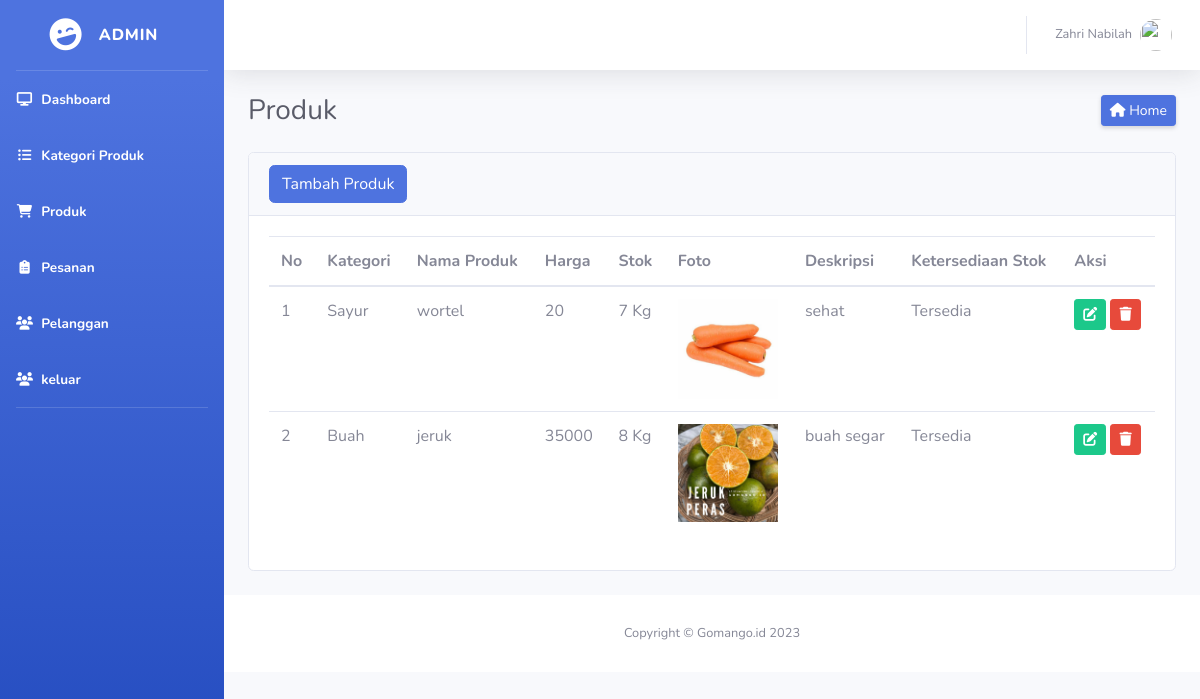
The app's page /admin/produk.php (signed in) with its own data.
### tables this page shows
CREATE TABLE `produk` (
  `id_produk` int(11) NOT NULL,
  `kategori` varchar(50) NOT NULL,
  `nama_produk` varchar(255) NOT NULL,
  `harga` double NOT NULL,
  `stok` int(11) NOT NULL,
  `satuan` varchar(255) NOT NULL,
  `foto` varchar(255) NOT NULL,
  `deskripsi` text NOT NULL,
  `ketersediaan_stok` enum('Tersedia','Habis') NOT NULL,
  `checked` tinyint(1) NOT NULL
);

### admin/produk.php (the view, shortened to what this page needs)
<?php
require 'function.php';
?>
<!DOCTYPE html>
<html lang="en">
<head>
    <link href="vendor/fontawesome-free/css/all.min.css" rel="stylesheet" type="text/css">
    <link href="css/sb-admin-2.min.css" rel="stylesheet">
</head>
<body id="page-top">
    <div id="wrapper">
        <ul class="navbar-nav bg-gradient-primary sidebar sidebar-dark accordion" id="accordionSidebar">
            <a class="sidebar-brand d-flex align-items-center justify-content-center" href="index.php">
                <div class="sidebar-brand-icon rotate-n-15">
                    <i class="fas fa-laugh-wink"></i>
                </div>
                <div class="sidebar-brand-text mx-3">Admin</div>
            </a>
            <hr class="sidebar-divider my-0">
            <li class="nav-item active">
                <a class="nav-link" href="index.php">
                    <i class="fas fa-fw fa-light fa-display"></i>
                    <span>Dashboard</span></a>
            </li>
            <li class="nav-item active">
                <a class="nav-link" href="kategoriproduk.php">
                    <i class="fas fa-fw fa-solid fa-list-ul"></i>
                    <span>Kategori Produk</span></a>
            </li>
            <li class="nav-item active">
                <a class="nav-link" href="produk.php">
                    <i class="fas fa-fw fa-solid fa-cart-shopping"></i>
                    <span>Produk</span></a>
            </li>
            <li class="nav-item active">
                <a class="nav-link" href="pesanan.php">
                    <i class="fas fa-fw fa-clipboard-list"></i>
                    <span>Pesanan</span></a>
            </li>
            <li class="nav-item active">
                <a class="nav-link" href="pelanggan.php">
                    <i class="fas fa-fw fa-solid fa-users"></i>
                    <span>Pelanggan</span></a>
            </li>
            <li class="nav-item active">
                <a class="nav-link" href="../index.php">
                    <i class="fas fa-fw fa-solid fa-users"></i>
                    <span>keluar</span></a>
            </li>
            <hr class="sidebar-divider">
        </ul>
        <div id="content-wrapper" class="d-flex flex-column">
            <div id="content">
                <nav class="navbar navbar-expand navbar-light bg-white topbar mb-4 static-top shadow">
                    <ul class="navbar-nav ml-auto">
                        <li class="nav-item dropdown no-arrow">
                            <a class="nav-link dropdown-toggle" href="#" id="userDropdown" role="button"
                                data-toggle="dropdown" aria-haspopup="true" aria-expanded="false">
                                <span class="mr-2 d-none d-lg-inline text-gray-600 small">Zahri Nabilah</span>
                                <img class="img-profile rounded-circle" src="img/undraw_profile.svg">
                            </a>
                        </li>
                    </ul>
                </nav>
                <main>
                    <div class="container-fluid">
                        <div class="d-sm-flex align-items-center justify-content-between mb-4">
                            <h1 class="h3 mb-0 text-gray-800">Produk</h1>
                            <a href="#" class="d-none d-sm-inline-block btn btn-sm btn-primary shadow-sm"> <i
                                    class="fas fa-regular fa-house"></i> Home</a>
                        </div>
                        <div class="card mb-4">
                            <div class="card-header">
                        <button type="button" class="btn btn-primary" data-toggle="modal"
                            data-target="#myModal">
                            Tambah Produk
                        </button>
                    </div>
                    <form method="POST" action="" enctype="multipart/form-data">
                    <div class="card-body">
                    <div class="table-responsive">
                    <table class="table table-hover" id="dataTable" width="100%" cellspacing="0">
                        <thead>
                            <tr>
                                <th scope="col"> No</th>
                                <th scope="col">Kategori</th>
                                <th scope="col">Nama Produk</th>
                                <th scope="col">Harga</th>
                                <th scope="col">Stok</th>
                                <th scope="col">Foto</th>
                                <th scope="col">Deskripsi</th>
                                <th scope="col">Ketersediaan Stok</th>
                                <th scope="col">Aksi</th>
                            </tr>
                        </thead>
                        <?php
                        $no = 1;
                        $tampil = mysqli_query($conn, "SELECT * FROM produk order by id_produk desc");
                        while ($data = mysqli_fetch_array($tampil)) {
                            $foto               = $data['foto'];
                            ?>
                            <tr>
                                <td>
                                    <?= $no++ ?>
                                </td>
                                <td>
                                    <?= $data['kategori'] ?>
                                </td>
                                <td>
                                    <?= $data['nama_produk'] ?>
                                </td>
                                <td>
                                    <?= $data['harga'] ?>
                                </td>
                                <td>
                                    <?= $data['stok'] ?>
                                    <?= $data['satuan'] ?>
                                </td>
                                <td>
                                    <?php
                                    if ($foto != "") {
                                        ?>
                                        <img src="../admin/img/<?php echo $foto; ?>" width="100px">
                                        <?php
                                    } else {
                                        echo "Foto tidak dapat ditambahkan.";
                                    }
                                    ?>
                                </td>
                                <td>
                                    <?= $data['deskripsi'] ?>
                                </td>
                                <td>
                                    <?= $data['ketersediaan_stok'] ?>
                                </td>
                                <td>
                                    <button type="button" class="btn btn-success btn-sm" data-toggle="modal" data-target="#modal-edit<?php echo $data['id_produk'] ?>"name="edit">
                                        <i class="fa-solid fa-pen-to-square"></i>
                                    </button>
                                    <button type="button" name="hapus" class="btn btn-danger btn-sm"
                                        data-toggle="modal" data-target="#modal-hapus<?php echo $data['id_produk'] ?>">
                                        <i class="fa-sharp fa-solid fa-trash"></i>
                                    </button>
                                </td>
                            </tr>
                                </form>
                                <?php
                                            }
                                            ?>
        </div>
    </div>
    </div>
    </div>
    <footer class="sticky-footer bg-white">
        <div class="container my-auto">
            <div class="copyright text-center my-auto">
                <span>Copyright &copy; Gomango.id 2023</span>
            </div>
        </div>
    </footer>
    </div>
</body>
</html>

### records on screen
produk: kategori "Sayur", nama_produk "wortel", harga "20", stok "7", satuan "Kg", foto (picture), deskripsi "sehat", ketersediaan_stok "Tersedia"
produk: kategori "Buah", nama_produk "jeruk", harga "35000", stok "8", satuan "Kg", foto (picture), deskripsi "buah segar", ketersediaan_stok "Tersedia"
